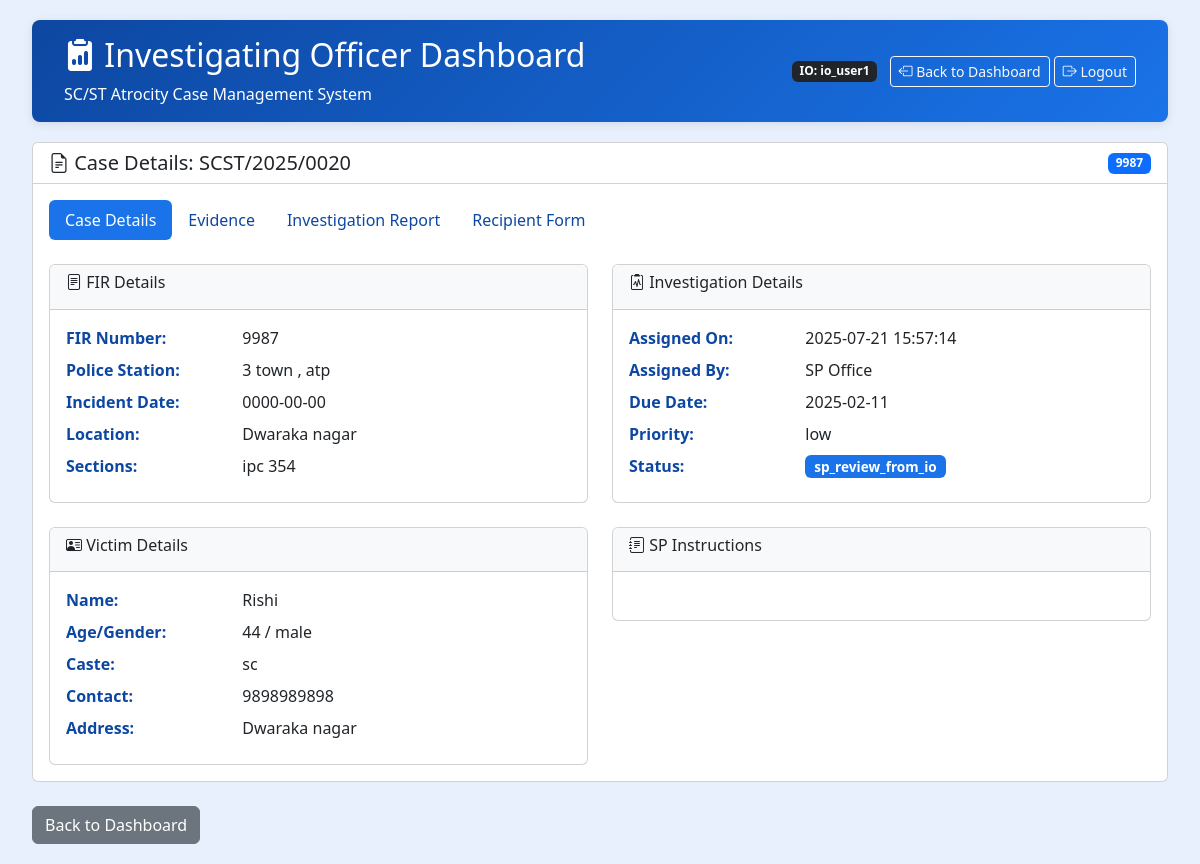
The app's page /review_io_case.php?case_id=20 (signed in) with its own data.
### tables this page shows
CREATE TABLE `cases` (
  `case_id` int(11) NOT NULL,
  `victim_name` varchar(100) NOT NULL,
  `victim_address` text NOT NULL,
  `incident_date` date NOT NULL,
  `incident_description` text NOT NULL,
  `case_type` enum('SC','ST') NOT NULL,
  `status` varchar(32) DEFAULT NULL,
  `filed_by` int(11) DEFAULT NULL,
  `created_at` timestamp NOT NULL DEFAULT current_timestamp(),
  `victim_age` int(11) DEFAULT NULL,
  `victim_gender` varchar(20) DEFAULT NULL,
  `victim_caste` varchar(20) DEFAULT NULL,
  `victim_contact` varchar(20) DEFAULT NULL,
  `victim_aadhaar` varchar(20) DEFAULT NULL,
  `fir_number` varchar(50) DEFAULT NULL,
  `fir_date` date DEFAULT NULL,
  `police_station` varchar(100) DEFAULT NULL,
  `victim_statement` text DEFAULT NULL,
  `medical_report` text DEFAULT NULL,
  `case_sections` text DEFAULT NULL,
  `investigating_officer` varchar(100) DEFAULT NULL,
  `forward_to_sp` tinyint(1) DEFAULT 1,
  `priority` enum('low','medium','high') NOT NULL DEFAULT 'medium',
  `assigned_officer` varchar(100) DEFAULT NULL,
  `io_username` varchar(50) DEFAULT NULL,
  `io_report` text DEFAULT NULL,
  `io_witness_statements` text DEFAULT NULL,
  `io_recommendations` text DEFAULT NULL,
  `updated_at` timestamp NULL DEFAULT current_timestamp() ON UPDATE current_timestamp()
);

### review_io_case.php (the view, shortened to what this page needs)
<?php
require_once 'includes/db.php';
$case_id = $_GET['case_id'] ?? null;
$io_username = $_SESSION['username'];
$stmt = $pdo->prepare("SELECT * FROM cases WHERE case_id = ? AND io_username = ?");
$stmt->execute([$case_id, $io_username]);
$case = $stmt->fetch();
?>
<!DOCTYPE html>
<html lang="en">
<head>
    <link href="https://cdn.jsdelivr.net/npm/bootstrap@5.3.0/dist/css/bootstrap.min.css" rel="stylesheet">
    <link rel="stylesheet" href="https://cdn.datatables.net/1.13.6/css/jquery.dataTables.min.css">
    <link rel="stylesheet" href="https://cdnjs.cloudflare.com/ajax/libs/dropzone/5.9.3/dropzone.min.css">
    <link rel="stylesheet" href="https://cdn.jsdelivr.net/npm/bootstrap-icons@1.10.0/font/bootstrap-icons.css">
</head>
<body>
    <div class="container-fluid">
        <div class="header">
            <div class="d-flex justify-content-between align-items-center">
                <div>
                    <h2><i class="bi bi-clipboard2-data-fill"></i> Investigating Officer Dashboard</h2>
                    <p class="mb-0">SC/ST Atrocity Case Management System</p>
                </div>
                <div>
                    <span class="badge bg-dark me-2">IO: <?php echo htmlspecialchars($io_username); ?></span>
                    <a href="io_dashboard.php" class="btn btn-sm btn-outline-light" id="backToDashboardBtn">
                        <i class="bi bi-box-arrow-left"></i> Back to Dashboard
                    </a>
                    <a href="logout.php" class="btn btn-sm btn-outline-light">
                        <i class="bi bi-box-arrow-right"></i> Logout
                    </a>
                </div>
            </div>
        </div>
        <div class="card mb-4">
            <div class="card-header bg-white">
                <div class="d-flex justify-content-between align-items-center">
                    <h5 class="mb-0"><i class="bi bi-file-earmark-text"></i> Case Details: SCST/<?php echo date('Y', strtotime($case['created_at'])); ?>/<?php echo str_pad($case['case_id'], 4, '0', STR_PAD_LEFT); ?></h5>
                    <span class="badge bg-primary"><?php echo htmlspecialchars($case['fir_number']); ?></span>
                </div>
            </div>
            <div class="card-body">
                <ul class="nav nav-pills mb-4" id="caseTabs" role="tablist">
                    <li class="nav-item" role="presentation">
                        <button class="nav-link active" id="details-tab" data-bs-toggle="pill" data-bs-target="#details" type="button" role="tab">Case Details</button>
                    </li>
                    <li class="nav-item" role="presentation">
                        <button class="nav-link" id="evidence-tab" data-bs-toggle="pill" data-bs-target="#evidence" type="button" role="tab">Evidence</button>
                    </li>
                    <li class="nav-item" role="presentation">
                        <button class="nav-link" id="report-tab" data-bs-toggle="pill" data-bs-target="#report" type="button" role="tab">Investigation Report</button>
                    </li>
                    <li class="nav-item" role="presentation">
                        <a class="nav-link" id="recipient-tab" href="recpdetails.html" role="tab">Recipient Form</a>
                    </li>
                </ul>
                <div class="tab-content" id="caseTabContent">
                    <div class="tab-pane fade show active" id="details" role="tabpanel">
                        <div class="row">
                            <div class="col-md-6">
                                <div class="card mb-4">
                                    <div class="card-header bg-light">
                                        <h6><i class="bi bi-file-text"></i> FIR Details</h6>
                                    </div>
                                    <div class="card-body">
                                        <div class="row mb-2">
                                            <div class="col-4 detail-label">FIR Number:</div>
                                            <div class="col-8"><?php echo htmlspecialchars($case['fir_number']); ?></div>
                                        </div>
                                        <div class="row mb-2">
                                            <div class="col-4 detail-label">Police Station:</div>
                                            <div class="col-8"><?php echo htmlspecialchars($case['police_station']); ?></div>
                                        </div>
                                        <div class="row mb-2">
                                            <div class="col-4 detail-label">Incident Date:</div>
                                            <div class="col-8"><?php echo htmlspecialchars($case['incident_date']); ?></div>
                                        </div>
                                        <div class="row mb-2">
                                            <div class="col-4 detail-label">Location:</div>
                                            <div class="col-8"><?php echo htmlspecialchars($case['victim_address']); ?></div>
                                        </div>
                                        <div class="row mb-2">
                                            <div class="col-4 detail-label">Sections:</div>
                                            <div class="col-8"><?php echo htmlspecialchars($case['case_sections']); ?></div>
                                        </div>
                                    </div>
                                </div>
                                <div class="card">
                                    <div class="card-header bg-light">
                                        <h6><i class="bi bi-person-vcard"></i> Victim Details</h6>
                                    </div>
                                    <div class="card-body">
                                        <div class="row mb-2">
                                            <div class="col-4 detail-label">Name:</div>
                                            <div class="col-8"><?php echo htmlspecialchars($case['victim_name']); ?></div>
                                        </div>
                                        <div class="row mb-2">
                                            <div class="col-4 detail-label">Age/Gender:</div>
                                            <div class="col-8"><?php echo htmlspecialchars($case['victim_age']) . ' / ' . htmlspecialchars($case['victim_gender']); ?></div>
                                        </div>
                                        <div class="row mb-2">
                                            <div class="col-4 detail-label">Caste:</div>
                                            <div class="col-8"><?php echo htmlspecialchars($case['victim_caste']); ?></div>
                                        </div>
                                        <div class="row mb-2">
                                            <div class="col-4 detail-label">Contact:</div>
                                            <div class="col-8"><?php echo htmlspecialchars($case['victim_contact']); ?></div>
                                        </div>
                                        <div class="row mb-2">
                                            <div class="col-4 detail-label">Address:</div>
                                            <div class="col-8"><?php echo htmlspecialchars($case['victim_address']); ?></div>
                                        </div>
                                    </div>
                                </div>
                            </div>
                            <div class="col-md-6">
                                <div class="card mb-4">
                                    <div class="card-header bg-light">
                                        <h6><i class="bi bi-clipboard2-pulse"></i> Investigation Details</h6>
                                    </div>
                                    <div class="card-body">
                                        <div class="row mb-2">
                                            <div class="col-4 detail-label">Assigned On:</div>
                                            <div class="col-8"><?php echo htmlspecialchars($case['created_at']); ?></div>
                                        </div>
                                        <div class="row mb-2">
                                            <div class="col-4 detail-label">Assigned By:</div>
                                            <div class="col-8">SP Office</div>
                                        </div>
                                        <div class="row mb-2">
                                            <div class="col-4 detail-label">Due Date:</div>
                                            <div class="col-8"><?php echo htmlspecialchars($case['fir_date']); ?></div>
                                        </div>
                                        <div class="row mb-2">
                                            <div class="col-4 detail-label">Priority:</div>
                                            <div class="col-8"><?php echo htmlspecialchars($case['priority']); ?></div>
                                        </div>
                                        <div class="row mb-2">
                                            <div class="col-4 detail-label">Status:</div>
                                            <div class="col-8"><span class="badge badge-status badge-inprogress"><?php echo htmlspecialchars($case['status']); ?></span></div>
                                        </div>
                                    </div>
                                </div>
                                <div class="card">
                                    <div class="card-header bg-light">
                                        <h6><i class="bi bi-journal-text"></i> SP Instructions</h6>
                                    </div>
                                    <div class="card-body">
                                    </div>
                                </div>
                            </div>
                        </div>
                    </div>
                </div>
            </div>
        </div>
        <a href="io_dashboard.php" class="btn btn-secondary">Back to Dashboard</a>
    </div>
</body>
</html>

### review_io_case.php (style rules this page uses)
:root { --io-blue: #1a73e8; --io-light-blue: #e8f0fe; --io-dark-blue: #0d47a1; --io-secondary: #5f6368; --io-green: #34a853; --io-red: #ea4335; }
body { background-color: var(--io-light-blue); padding: 20px; }
.header { background: linear-gradient(135deg, var(--io-dark-blue), var(--io-blue)); color: white; padding: 1rem 2rem; margin-bottom: 20px; border-radius: 8px; box-shadow: 0 2px 10px rgba(0,0,0,0.1); }
.badge-status { font-size: 0.85rem; padding: 0.35em 0.65em; }
.badge-inprogress { background-color: var(--io-blue); }
.nav-pills .nav-link.active { background-color: var(--io-blue); }
.nav-pills .nav-link { color: var(--io-dark-blue); }
.detail-label { font-weight: 600; color: var(--io-dark-blue); }

### records on screen
cases: created_at "2025", case_id "0020", fir_number "9987", police_station "3 town , atp", incident_date "0000-00-00", victim_address "Dwaraka nagar", case_sections "ipc 354", victim_name "Rishi", victim_age "44", victim_gender "male", victim_caste "sc", victim_contact "9898989898", created_at "2025-07-21 15:57:14", fir_date "2025-02-11", priority "low", status "sp_review_from_io"

### other values on screen
$io_username "io_user1"
